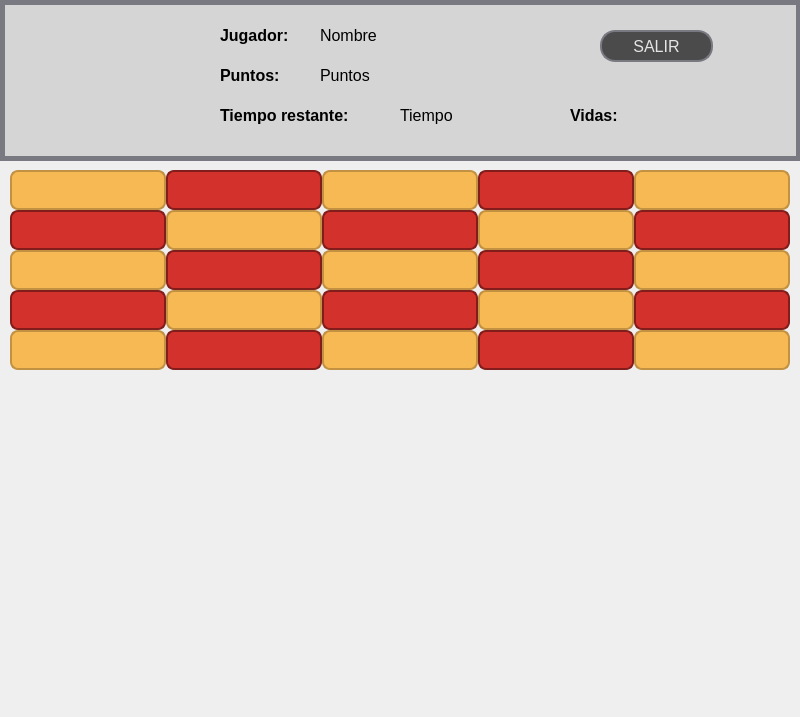
<?xml version="1.0" encoding="UTF-8"?>
<ui version="4.0">
 <class>MainWindow</class>
 <widget class="QMainWindow" name="MainWindow">
  <property name="geometry">
   <rect>
    <x>0</x>
    <y>0</y>
    <width>800</width>
    <height>717</height>
   </rect>
  </property>
  <property name="maximumSize">
   <size>
    <width>800</width>
    <height>717</height>
   </size>
  </property>
  <property name="font">
   <font>
    <family>MS Shell Dlg 2</family>
    <pointsize>12</pointsize>
    <weight>50</weight>
    <italic>false</italic>
    <bold>false</bold>
   </font>
  </property>
  <property name="windowTitle">
   <string>DCCubitos</string>
  </property>
  <property name="styleSheet">
   <string notr="true">font: 12pt &quot;MS Shell Dlg 2&quot;;</string>
  </property>
  <widget class="QWidget" name="centralwidget">
   <property name="autoFillBackground">
    <bool>false</bool>
   </property>
   <property name="styleSheet">
    <string notr="true"/>
   </property>
   <widget class="QWidget" name="barra_informacion" native="true">
    <property name="geometry">
     <rect>
      <x>0</x>
      <y>0</y>
      <width>801</width>
      <height>161</height>
     </rect>
    </property>
    <property name="focusPolicy">
     <enum>Qt::StrongFocus</enum>
    </property>
    <property name="contextMenuPolicy">
     <enum>Qt::DefaultContextMenu</enum>
    </property>
    <property name="styleSheet">
     <string notr="true">QWidget#barra_informacion{
background-color: rgb(213, 213, 213);
font: 15pt &quot;MS Shell Dlg 2&quot;;
border: 5px solid #797982;
}</string>
    </property>
    <widget class="QLabel" name="label_logo">
     <property name="geometry">
      <rect>
       <x>20</x>
       <y>30</y>
       <width>181</width>
       <height>91</height>
      </rect>
     </property>
     <property name="text">
      <string/>
     </property>
     <property name="pixmap">
      <pixmap>../Sprites/logo.png</pixmap>
     </property>
     <property name="scaledContents">
      <bool>true</bool>
     </property>
     <property name="textInteractionFlags">
      <set>Qt::LinksAccessibleByMouse|Qt::TextEditable</set>
     </property>
    </widget>
    <widget class="QPushButton" name="boton_salir">
     <property name="geometry">
      <rect>
       <x>600</x>
       <y>30</y>
       <width>113</width>
       <height>32</height>
      </rect>
     </property>
     <property name="styleSheet">
      <string notr="true">QPushButton#boton_salir{
background-color: rgb(75, 75, 75);
color: rgb(229, 229, 229);
font: 15pt &quot;MS Shell Dlg 2&quot;;
border: 2px solid #797982;
padding: 2px;
border-radius: 15px;
}

QPushButton#boton_salir:hover{
background-color: rgb(75, 75, 75);
color: rgb(0, 0, 0);
font: 15pt &quot;MS Shell Dlg 2&quot;;
border: 2px solid #797982;
padding: 2px;
border-radius: 15px;
}

QPushButton#boton_salir:pressed{
background-color: rgb(0, 0, 0);
color: rgb(229, 229, 229);
font: bold 15pt &quot;MS Shell Dlg 2&quot;;
border: 2px solid #4B4B4B;
padding: 2px;
border-radius: 15px;
}</string>
     </property>
     <property name="text">
      <string>SALIR</string>
     </property>
    </widget>
    <widget class="QLabel" name="label_nombre">
     <property name="geometry">
      <rect>
       <x>320</x>
       <y>20</y>
       <width>201</width>
       <height>31</height>
      </rect>
     </property>
     <property name="font">
      <font>
       <family>MS Shell Dlg 2</family>
       <pointsize>12</pointsize>
       <weight>50</weight>
       <italic>false</italic>
       <bold>false</bold>
      </font>
     </property>
     <property name="styleSheet">
      <string notr="true">font: 12pt &quot;MS Shell Dlg 2&quot;;</string>
     </property>
     <property name="text">
      <string>Nombre</string>
     </property>
     <property name="textInteractionFlags">
      <set>Qt::LinksAccessibleByMouse|Qt::TextEditable</set>
     </property>
    </widget>
    <widget class="QLabel" name="label_puntos">
     <property name="geometry">
      <rect>
       <x>320</x>
       <y>60</y>
       <width>241</width>
       <height>31</height>
      </rect>
     </property>
     <property name="font">
      <font>
       <family>MS Shell Dlg 2</family>
       <pointsize>12</pointsize>
       <weight>50</weight>
       <italic>false</italic>
       <bold>false</bold>
      </font>
     </property>
     <property name="text">
      <string>Puntos</string>
     </property>
     <property name="textFormat">
      <enum>Qt::AutoText</enum>
     </property>
     <property name="textInteractionFlags">
      <set>Qt::LinksAccessibleByMouse|Qt::TextEditable</set>
     </property>
    </widget>
    <widget class="QLabel" name="label_tiempo">
     <property name="geometry">
      <rect>
       <x>400</x>
       <y>100</y>
       <width>121</width>
       <height>31</height>
      </rect>
     </property>
     <property name="font">
      <font>
       <family>MS Shell Dlg 2</family>
       <pointsize>12</pointsize>
       <weight>50</weight>
       <italic>false</italic>
       <bold>false</bold>
      </font>
     </property>
     <property name="text">
      <string>Tiempo</string>
     </property>
     <property name="textInteractionFlags">
      <set>Qt::LinksAccessibleByMouse|Qt::TextEditable</set>
     </property>
    </widget>
    <widget class="QLabel" name="vida_2">
     <property name="geometry">
      <rect>
       <x>680</x>
       <y>100</y>
       <width>31</width>
       <height>31</height>
      </rect>
     </property>
     <property name="toolTipDuration">
      <number>2</number>
     </property>
     <property name="styleSheet">
      <string notr="true"/>
     </property>
     <property name="text">
      <string/>
     </property>
     <property name="pixmap">
      <pixmap>../Sprites/pelota.png</pixmap>
     </property>
     <property name="scaledContents">
      <bool>true</bool>
     </property>
     <property name="textInteractionFlags">
      <set>Qt::LinksAccessibleByMouse|Qt::TextEditable</set>
     </property>
    </widget>
    <widget class="QLabel" name="vida_3">
     <property name="geometry">
      <rect>
       <x>720</x>
       <y>100</y>
       <width>31</width>
       <height>31</height>
      </rect>
     </property>
     <property name="toolTipDuration">
      <number>2</number>
     </property>
     <property name="styleSheet">
      <string notr="true"/>
     </property>
     <property name="text">
      <string/>
     </property>
     <property name="pixmap">
      <pixmap>../Sprites/pelota.png</pixmap>
     </property>
     <property name="scaledContents">
      <bool>true</bool>
     </property>
     <property name="textInteractionFlags">
      <set>Qt::LinksAccessibleByMouse|Qt::TextEditable</set>
     </property>
    </widget>
    <widget class="QLabel" name="vida_1">
     <property name="geometry">
      <rect>
       <x>640</x>
       <y>100</y>
       <width>31</width>
       <height>31</height>
      </rect>
     </property>
     <property name="toolTipDuration">
      <number>2</number>
     </property>
     <property name="styleSheet">
      <string notr="true"/>
     </property>
     <property name="text">
      <string/>
     </property>
     <property name="pixmap">
      <pixmap>../Sprites/pelota.png</pixmap>
     </property>
     <property name="scaledContents">
      <bool>true</bool>
     </property>
     <property name="textInteractionFlags">
      <set>Qt::LinksAccessibleByMouse|Qt::TextEditable</set>
     </property>
    </widget>
    <widget class="QLabel" name="texto">
     <property name="geometry">
      <rect>
       <x>220</x>
       <y>20</y>
       <width>91</width>
       <height>31</height>
      </rect>
     </property>
     <property name="font">
      <font>
       <family>MS Shell Dlg 2</family>
       <pointsize>12</pointsize>
       <weight>75</weight>
       <italic>false</italic>
       <bold>true</bold>
      </font>
     </property>
     <property name="styleSheet">
      <string notr="true">font: bold 12pt &quot;MS Shell Dlg 2&quot;;
</string>
     </property>
     <property name="text">
      <string>Jugador:</string>
     </property>
     <property name="textInteractionFlags">
      <set>Qt::LinksAccessibleByMouse|Qt::TextEditable</set>
     </property>
    </widget>
    <widget class="QLabel" name="texto_2">
     <property name="geometry">
      <rect>
       <x>220</x>
       <y>60</y>
       <width>91</width>
       <height>31</height>
      </rect>
     </property>
     <property name="font">
      <font>
       <family>MS Shell Dlg 2</family>
       <pointsize>12</pointsize>
       <weight>75</weight>
       <italic>false</italic>
       <bold>true</bold>
      </font>
     </property>
     <property name="styleSheet">
      <string notr="true">font: bold 12pt &quot;MS Shell Dlg 2&quot;;
</string>
     </property>
     <property name="text">
      <string>Puntos:</string>
     </property>
     <property name="textInteractionFlags">
      <set>Qt::LinksAccessibleByMouse|Qt::TextEditable</set>
     </property>
    </widget>
    <widget class="QLabel" name="texto_3">
     <property name="geometry">
      <rect>
       <x>220</x>
       <y>100</y>
       <width>171</width>
       <height>31</height>
      </rect>
     </property>
     <property name="font">
      <font>
       <family>MS Shell Dlg 2</family>
       <pointsize>12</pointsize>
       <weight>75</weight>
       <italic>false</italic>
       <bold>true</bold>
      </font>
     </property>
     <property name="styleSheet">
      <string notr="true">font: bold 12pt &quot;MS Shell Dlg 2&quot;;
</string>
     </property>
     <property name="text">
      <string>Tiempo restante:</string>
     </property>
     <property name="textInteractionFlags">
      <set>Qt::LinksAccessibleByMouse|Qt::TextEditable</set>
     </property>
    </widget>
    <widget class="QLabel" name="texto_4">
     <property name="geometry">
      <rect>
       <x>570</x>
       <y>100</y>
       <width>71</width>
       <height>31</height>
      </rect>
     </property>
     <property name="font">
      <font>
       <family>MS Shell Dlg 2</family>
       <pointsize>12</pointsize>
       <weight>75</weight>
       <italic>false</italic>
       <bold>true</bold>
      </font>
     </property>
     <property name="styleSheet">
      <string notr="true">font: bold 12pt &quot;MS Shell Dlg 2&quot;;
</string>
     </property>
     <property name="text">
      <string>Vidas:</string>
     </property>
     <property name="textInteractionFlags">
      <set>Qt::LinksAccessibleByMouse|Qt::TextEditable</set>
     </property>
    </widget>
   </widget>
   <widget class="QLabel" name="fondo">
    <property name="geometry">
     <rect>
      <x>-20</x>
      <y>160</y>
      <width>841</width>
      <height>571</height>
     </rect>
    </property>
    <property name="text">
     <string/>
    </property>
    <property name="pixmap">
     <pixmap>../Sprites/fondo.png</pixmap>
    </property>
    <property name="scaledContents">
     <bool>true</bool>
    </property>
    <property name="alignment">
     <set>Qt::AlignCenter</set>
    </property>
   </widget>
   <widget class="QLabel" name="plataforma">
    <property name="geometry">
     <rect>
      <x>310</x>
      <y>650</y>
      <width>181</width>
      <height>31</height>
     </rect>
    </property>
    <property name="text">
     <string/>
    </property>
    <property name="pixmap">
     <pixmap>../Sprites/plataforma.png</pixmap>
    </property>
    <property name="scaledContents">
     <bool>true</bool>
    </property>
   </widget>
   <widget class="QLabel" name="pelota">
    <property name="geometry">
     <rect>
      <x>380</x>
      <y>610</y>
      <width>41</width>
      <height>41</height>
     </rect>
    </property>
    <property name="toolTipDuration">
     <number>2</number>
    </property>
    <property name="styleSheet">
     <string notr="true"/>
    </property>
    <property name="text">
     <string/>
    </property>
    <property name="pixmap">
     <pixmap>../Sprites/pelota.png</pixmap>
    </property>
    <property name="scaledContents">
     <bool>true</bool>
    </property>
    <property name="textInteractionFlags">
     <set>Qt::LinksAccessibleByMouse|Qt::TextEditable</set>
    </property>
   </widget>
   <widget class="QLabel" name="bloque_1">
    <property name="geometry">
     <rect>
      <x>10</x>
      <y>170</y>
      <width>156</width>
      <height>40</height>
     </rect>
    </property>
    <property name="maximumSize">
     <size>
      <width>156</width>
      <height>40</height>
     </size>
    </property>
    <property name="autoFillBackground">
     <bool>false</bool>
    </property>
    <property name="styleSheet">
     <string notr="true">border: 2px solid #c29141;
background-color: rgb(247, 185, 83);
padding: 2px;
border-radius: 8px;</string>
    </property>
    <property name="frameShape">
     <enum>QFrame::Box</enum>
    </property>
    <property name="frameShadow">
     <enum>QFrame::Raised</enum>
    </property>
    <property name="text">
     <string/>
    </property>
   </widget>
   <widget class="QLabel" name="bloque_2">
    <property name="geometry">
     <rect>
      <x>166</x>
      <y>170</y>
      <width>156</width>
      <height>40</height>
     </rect>
    </property>
    <property name="maximumSize">
     <size>
      <width>156</width>
      <height>40</height>
     </size>
    </property>
    <property name="autoFillBackground">
     <bool>false</bool>
    </property>
    <property name="styleSheet">
     <string notr="true">border: 2px solid #831d1b;
background-color: rgb(211, 49, 44);
padding: 2px;
border-radius: 8px;</string>
    </property>
    <property name="frameShape">
     <enum>QFrame::Box</enum>
    </property>
    <property name="frameShadow">
     <enum>QFrame::Raised</enum>
    </property>
    <property name="text">
     <string/>
    </property>
   </widget>
   <widget class="QLabel" name="bloque_3">
    <property name="geometry">
     <rect>
      <x>322</x>
      <y>170</y>
      <width>156</width>
      <height>40</height>
     </rect>
    </property>
    <property name="maximumSize">
     <size>
      <width>156</width>
      <height>40</height>
     </size>
    </property>
    <property name="autoFillBackground">
     <bool>false</bool>
    </property>
    <property name="styleSheet">
     <string notr="true">border: 2px solid #c29141;
background-color: rgb(247, 185, 83);
padding: 2px;
border-radius: 8px;</string>
    </property>
    <property name="frameShape">
     <enum>QFrame::Box</enum>
    </property>
    <property name="frameShadow">
     <enum>QFrame::Raised</enum>
    </property>
    <property name="text">
     <string/>
    </property>
   </widget>
   <widget class="QLabel" name="bloque_4">
    <property name="geometry">
     <rect>
      <x>478</x>
      <y>170</y>
      <width>156</width>
      <height>40</height>
     </rect>
    </property>
    <property name="maximumSize">
     <size>
      <width>156</width>
      <height>40</height>
     </size>
    </property>
    <property name="autoFillBackground">
     <bool>false</bool>
    </property>
    <property name="styleSheet">
     <string notr="true">border: 2px solid #831d1b;
background-color: rgb(211, 49, 44);
padding: 2px;
border-radius: 8px;</string>
    </property>
    <property name="frameShape">
     <enum>QFrame::Box</enum>
    </property>
    <property name="frameShadow">
     <enum>QFrame::Raised</enum>
    </property>
    <property name="text">
     <string/>
    </property>
   </widget>
   <widget class="QLabel" name="bloque_5">
    <property name="geometry">
     <rect>
      <x>634</x>
      <y>170</y>
      <width>156</width>
      <height>40</height>
     </rect>
    </property>
    <property name="maximumSize">
     <size>
      <width>156</width>
      <height>40</height>
     </size>
    </property>
    <property name="autoFillBackground">
     <bool>false</bool>
    </property>
    <property name="styleSheet">
     <string notr="true">border: 2px solid #c29141;
background-color: rgb(247, 185, 83);
padding: 2px;
border-radius: 8px;</string>
    </property>
    <property name="frameShape">
     <enum>QFrame::Box</enum>
    </property>
    <property name="frameShadow">
     <enum>QFrame::Raised</enum>
    </property>
    <property name="text">
     <string/>
    </property>
   </widget>
   <widget class="QLabel" name="bloque_6">
    <property name="geometry">
     <rect>
      <x>10</x>
      <y>210</y>
      <width>156</width>
      <height>40</height>
     </rect>
    </property>
    <property name="maximumSize">
     <size>
      <width>156</width>
      <height>40</height>
     </size>
    </property>
    <property name="autoFillBackground">
     <bool>false</bool>
    </property>
    <property name="styleSheet">
     <string notr="true">border: 2px solid #831d1b;
background-color: rgb(211, 49, 44);
padding: 2px;
border-radius: 8px;</string>
    </property>
    <property name="frameShape">
     <enum>QFrame::Box</enum>
    </property>
    <property name="frameShadow">
     <enum>QFrame::Raised</enum>
    </property>
    <property name="text">
     <string/>
    </property>
   </widget>
   <widget class="QLabel" name="bloque_7">
    <property name="geometry">
     <rect>
      <x>166</x>
      <y>210</y>
      <width>156</width>
      <height>40</height>
     </rect>
    </property>
    <property name="maximumSize">
     <size>
      <width>156</width>
      <height>40</height>
     </size>
    </property>
    <property name="autoFillBackground">
     <bool>false</bool>
    </property>
    <property name="styleSheet">
     <string notr="true">border: 2px solid #c29141;
background-color: rgb(247, 185, 83);
padding: 2px;
border-radius: 8px;</string>
    </property>
    <property name="frameShape">
     <enum>QFrame::Box</enum>
    </property>
    <property name="frameShadow">
     <enum>QFrame::Raised</enum>
    </property>
    <property name="text">
     <string/>
    </property>
   </widget>
   <widget class="QLabel" name="bloque_8">
    <property name="geometry">
     <rect>
      <x>322</x>
      <y>210</y>
      <width>156</width>
      <height>40</height>
     </rect>
    </property>
    <property name="maximumSize">
     <size>
      <width>156</width>
      <height>40</height>
     </size>
    </property>
    <property name="autoFillBackground">
     <bool>false</bool>
    </property>
    <property name="styleSheet">
     <string notr="true">border: 2px solid #831d1b;
background-color: rgb(211, 49, 44);
padding: 2px;
border-radius: 8px;</string>
    </property>
    <property name="frameShape">
     <enum>QFrame::Box</enum>
    </property>
    <property name="frameShadow">
     <enum>QFrame::Raised</enum>
    </property>
    <property name="text">
     <string/>
    </property>
   </widget>
   <widget class="QLabel" name="bloque_9">
    <property name="geometry">
     <rect>
      <x>478</x>
      <y>210</y>
      <width>156</width>
      <height>40</height>
     </rect>
    </property>
    <property name="maximumSize">
     <size>
      <width>156</width>
      <height>40</height>
     </size>
    </property>
    <property name="autoFillBackground">
     <bool>false</bool>
    </property>
    <property name="styleSheet">
     <string notr="true">border: 2px solid #c29141;
background-color: rgb(247, 185, 83);
padding: 2px;
border-radius: 8px;</string>
    </property>
    <property name="frameShape">
     <enum>QFrame::Box</enum>
    </property>
    <property name="frameShadow">
     <enum>QFrame::Raised</enum>
    </property>
    <property name="text">
     <string/>
    </property>
   </widget>
   <widget class="QLabel" name="bloque_10">
    <property name="geometry">
     <rect>
      <x>634</x>
      <y>210</y>
      <width>156</width>
      <height>40</height>
     </rect>
    </property>
    <property name="maximumSize">
     <size>
      <width>156</width>
      <height>40</height>
     </size>
    </property>
    <property name="autoFillBackground">
     <bool>false</bool>
    </property>
    <property name="styleSheet">
     <string notr="true">border: 2px solid #831d1b;
background-color: rgb(211, 49, 44);
padding: 2px;
border-radius: 8px;</string>
    </property>
    <property name="frameShape">
     <enum>QFrame::Box</enum>
    </property>
    <property name="frameShadow">
     <enum>QFrame::Raised</enum>
    </property>
    <property name="text">
     <string/>
    </property>
   </widget>
   <widget class="QLabel" name="bloque_11">
    <property name="geometry">
     <rect>
      <x>10</x>
      <y>250</y>
      <width>156</width>
      <height>40</height>
     </rect>
    </property>
    <property name="maximumSize">
     <size>
      <width>156</width>
      <height>40</height>
     </size>
    </property>
    <property name="autoFillBackground">
     <bool>false</bool>
    </property>
    <property name="styleSheet">
     <string notr="true">border: 2px solid #c29141;
background-color: rgb(247, 185, 83);
padding: 2px;
border-radius: 8px;</string>
    </property>
    <property name="frameShape">
     <enum>QFrame::Box</enum>
    </property>
    <property name="frameShadow">
     <enum>QFrame::Raised</enum>
    </property>
    <property name="text">
     <string/>
    </property>
   </widget>
   <widget class="QLabel" name="bloque_13">
    <property name="geometry">
     <rect>
      <x>322</x>
      <y>250</y>
      <width>156</width>
      <height>40</height>
     </rect>
    </property>
    <property name="maximumSize">
     <size>
      <width>156</width>
      <height>40</height>
     </size>
    </property>
    <property name="autoFillBackground">
     <bool>false</bool>
    </property>
    <property name="styleSheet">
     <string notr="true">border: 2px solid #c29141;
background-color: rgb(247, 185, 83);
padding: 2px;
border-radius: 8px;</string>
    </property>
    <property name="frameShape">
     <enum>QFrame::Box</enum>
    </property>
    <property name="frameShadow">
     <enum>QFrame::Raised</enum>
    </property>
    <property name="text">
     <string/>
    </property>
   </widget>
   <widget class="QLabel" name="bloque_19">
    <property name="geometry">
     <rect>
      <x>478</x>
      <y>290</y>
      <width>156</width>
      <height>40</height>
     </rect>
    </property>
    <property name="maximumSize">
     <size>
      <width>156</width>
      <height>40</height>
     </size>
    </property>
    <property name="autoFillBackground">
     <bool>false</bool>
    </property>
    <property name="styleSheet">
     <string notr="true">border: 2px solid #c29141;
background-color: rgb(247, 185, 83);
padding: 2px;
border-radius: 8px;</string>
    </property>
    <property name="frameShape">
     <enum>QFrame::Box</enum>
    </property>
    <property name="frameShadow">
     <enum>QFrame::Raised</enum>
    </property>
    <property name="text">
     <string/>
    </property>
   </widget>
   <widget class="QLabel" name="bloque_14">
    <property name="geometry">
     <rect>
      <x>478</x>
      <y>250</y>
      <width>156</width>
      <height>40</height>
     </rect>
    </property>
    <property name="maximumSize">
     <size>
      <width>156</width>
      <height>40</height>
     </size>
    </property>
    <property name="autoFillBackground">
     <bool>false</bool>
    </property>
    <property name="styleSheet">
     <string notr="true">border: 2px solid #831d1b;
background-color: rgb(211, 49, 44);
padding: 2px;
border-radius: 8px;</string>
    </property>
    <property name="frameShape">
     <enum>QFrame::Box</enum>
    </property>
    <property name="frameShadow">
     <enum>QFrame::Raised</enum>
    </property>
    <property name="text">
     <string/>
    </property>
   </widget>
   <widget class="QLabel" name="bloque_18">
    <property name="geometry">
     <rect>
      <x>322</x>
      <y>290</y>
      <width>156</width>
      <height>40</height>
     </rect>
    </property>
    <property name="maximumSize">
     <size>
      <width>156</width>
      <height>40</height>
     </size>
    </property>
    <property name="autoFillBackground">
     <bool>false</bool>
    </property>
    <property name="styleSheet">
     <string notr="true">border: 2px solid #831d1b;
background-color: rgb(211, 49, 44);
padding: 2px;
border-radius: 8px;</string>
    </property>
    <property name="frameShape">
     <enum>QFrame::Box</enum>
    </property>
    <property name="frameShadow">
     <enum>QFrame::Raised</enum>
    </property>
    <property name="text">
     <string/>
    </property>
   </widget>
   <widget class="QLabel" name="bloque_12">
    <property name="geometry">
     <rect>
      <x>166</x>
      <y>250</y>
      <width>156</width>
      <height>40</height>
     </rect>
    </property>
    <property name="maximumSize">
     <size>
      <width>156</width>
      <height>40</height>
     </size>
    </property>
    <property name="autoFillBackground">
     <bool>false</bool>
    </property>
    <property name="styleSheet">
     <string notr="true">border: 2px solid #831d1b;
background-color: rgb(211, 49, 44);
padding: 2px;
border-radius: 8px;</string>
    </property>
    <property name="frameShape">
     <enum>QFrame::Box</enum>
    </property>
    <property name="frameShadow">
     <enum>QFrame::Raised</enum>
    </property>
    <property name="text">
     <string/>
    </property>
   </widget>
   <widget class="QLabel" name="bloque_16">
    <property name="geometry">
     <rect>
      <x>10</x>
      <y>290</y>
      <width>156</width>
      <height>40</height>
     </rect>
    </property>
    <property name="maximumSize">
     <size>
      <width>156</width>
      <height>40</height>
     </size>
    </property>
    <property name="autoFillBackground">
     <bool>false</bool>
    </property>
    <property name="styleSheet">
     <string notr="true">border: 2px solid #831d1b;
background-color: rgb(211, 49, 44);
padding: 2px;
border-radius: 8px;</string>
    </property>
    <property name="frameShape">
     <enum>QFrame::Box</enum>
    </property>
    <property name="frameShadow">
     <enum>QFrame::Raised</enum>
    </property>
    <property name="text">
     <string/>
    </property>
   </widget>
   <widget class="QLabel" name="bloque_15">
    <property name="geometry">
     <rect>
      <x>634</x>
      <y>250</y>
      <width>156</width>
      <height>40</height>
     </rect>
    </property>
    <property name="maximumSize">
     <size>
      <width>156</width>
      <height>40</height>
     </size>
    </property>
    <property name="autoFillBackground">
     <bool>false</bool>
    </property>
    <property name="styleSheet">
     <string notr="true">border: 2px solid #c29141;
background-color: rgb(247, 185, 83);
padding: 2px;
border-radius: 8px;</string>
    </property>
    <property name="frameShape">
     <enum>QFrame::Box</enum>
    </property>
    <property name="frameShadow">
     <enum>QFrame::Raised</enum>
    </property>
    <property name="text">
     <string/>
    </property>
   </widget>
   <widget class="QLabel" name="bloque_17">
    <property name="geometry">
     <rect>
      <x>166</x>
      <y>290</y>
      <width>156</width>
      <height>40</height>
     </rect>
    </property>
    <property name="maximumSize">
     <size>
      <width>156</width>
      <height>40</height>
     </size>
    </property>
    <property name="autoFillBackground">
     <bool>false</bool>
    </property>
    <property name="styleSheet">
     <string notr="true">border: 2px solid #c29141;
background-color: rgb(247, 185, 83);
padding: 2px;
border-radius: 8px;</string>
    </property>
    <property name="frameShape">
     <enum>QFrame::Box</enum>
    </property>
    <property name="frameShadow">
     <enum>QFrame::Raised</enum>
    </property>
    <property name="text">
     <string/>
    </property>
   </widget>
   <widget class="QLabel" name="bloque_20">
    <property name="geometry">
     <rect>
      <x>634</x>
      <y>290</y>
      <width>156</width>
      <height>40</height>
     </rect>
    </property>
    <property name="maximumSize">
     <size>
      <width>156</width>
      <height>40</height>
     </size>
    </property>
    <property name="autoFillBackground">
     <bool>false</bool>
    </property>
    <property name="styleSheet">
     <string notr="true">border: 2px solid #831d1b;
background-color: rgb(211, 49, 44);
padding: 2px;
border-radius: 8px;</string>
    </property>
    <property name="frameShape">
     <enum>QFrame::Box</enum>
    </property>
    <property name="frameShadow">
     <enum>QFrame::Raised</enum>
    </property>
    <property name="text">
     <string/>
    </property>
   </widget>
   <widget class="QLabel" name="bloque_21">
    <property name="geometry">
     <rect>
      <x>10</x>
      <y>330</y>
      <width>156</width>
      <height>40</height>
     </rect>
    </property>
    <property name="maximumSize">
     <size>
      <width>156</width>
      <height>40</height>
     </size>
    </property>
    <property name="autoFillBackground">
     <bool>false</bool>
    </property>
    <property name="styleSheet">
     <string notr="true">border: 2px solid #c29141;
background-color: rgb(247, 185, 83);
padding: 2px;
border-radius: 8px;</string>
    </property>
    <property name="frameShape">
     <enum>QFrame::Box</enum>
    </property>
    <property name="frameShadow">
     <enum>QFrame::Raised</enum>
    </property>
    <property name="text">
     <string/>
    </property>
   </widget>
   <widget class="QLabel" name="bloque_23">
    <property name="geometry">
     <rect>
      <x>322</x>
      <y>330</y>
      <width>156</width>
      <height>40</height>
     </rect>
    </property>
    <property name="maximumSize">
     <size>
      <width>156</width>
      <height>40</height>
     </size>
    </property>
    <property name="autoFillBackground">
     <bool>false</bool>
    </property>
    <property name="styleSheet">
     <string notr="true">border: 2px solid #c29141;
background-color: rgb(247, 185, 83);
padding: 2px;
border-radius: 8px;</string>
    </property>
    <property name="frameShape">
     <enum>QFrame::Box</enum>
    </property>
    <property name="frameShadow">
     <enum>QFrame::Raised</enum>
    </property>
    <property name="text">
     <string/>
    </property>
   </widget>
   <widget class="QLabel" name="bloque_24">
    <property name="geometry">
     <rect>
      <x>478</x>
      <y>330</y>
      <width>156</width>
      <height>40</height>
     </rect>
    </property>
    <property name="maximumSize">
     <size>
      <width>156</width>
      <height>40</height>
     </size>
    </property>
    <property name="autoFillBackground">
     <bool>false</bool>
    </property>
    <property name="styleSheet">
     <string notr="true">border: 2px solid #831d1b;
background-color: rgb(211, 49, 44);
padding: 2px;
border-radius: 8px;</string>
    </property>
    <property name="frameShape">
     <enum>QFrame::Box</enum>
    </property>
    <property name="frameShadow">
     <enum>QFrame::Raised</enum>
    </property>
    <property name="text">
     <string/>
    </property>
   </widget>
   <widget class="QLabel" name="bloque_22">
    <property name="geometry">
     <rect>
      <x>166</x>
      <y>330</y>
      <width>156</width>
      <height>40</height>
     </rect>
    </property>
    <property name="maximumSize">
     <size>
      <width>156</width>
      <height>40</height>
     </size>
    </property>
    <property name="autoFillBackground">
     <bool>false</bool>
    </property>
    <property name="styleSheet">
     <string notr="true">border: 2px solid #831d1b;
background-color: rgb(211, 49, 44);
padding: 2px;
border-radius: 8px;</string>
    </property>
    <property name="frameShape">
     <enum>QFrame::Box</enum>
    </property>
    <property name="frameShadow">
     <enum>QFrame::Raised</enum>
    </property>
    <property name="text">
     <string/>
    </property>
   </widget>
   <widget class="QLabel" name="bloque_25">
    <property name="geometry">
     <rect>
      <x>634</x>
      <y>330</y>
      <width>156</width>
      <height>40</height>
     </rect>
    </property>
    <property name="maximumSize">
     <size>
      <width>156</width>
      <height>40</height>
     </size>
    </property>
    <property name="autoFillBackground">
     <bool>false</bool>
    </property>
    <property name="styleSheet">
     <string notr="true">border: 2px solid #c29141;
background-color: rgb(247, 185, 83);
padding: 2px;
border-radius: 8px;</string>
    </property>
    <property name="frameShape">
     <enum>QFrame::Box</enum>
    </property>
    <property name="frameShadow">
     <enum>QFrame::Raised</enum>
    </property>
    <property name="text">
     <string/>
    </property>
   </widget>
   <zorder>fondo</zorder>
   <zorder>barra_informacion</zorder>
   <zorder>plataforma</zorder>
   <zorder>bloque_1</zorder>
   <zorder>bloque_2</zorder>
   <zorder>bloque_3</zorder>
   <zorder>bloque_4</zorder>
   <zorder>bloque_5</zorder>
   <zorder>bloque_6</zorder>
   <zorder>bloque_7</zorder>
   <zorder>bloque_8</zorder>
   <zorder>bloque_9</zorder>
   <zorder>bloque_10</zorder>
   <zorder>bloque_11</zorder>
   <zorder>bloque_13</zorder>
   <zorder>bloque_19</zorder>
   <zorder>bloque_14</zorder>
   <zorder>bloque_18</zorder>
   <zorder>bloque_12</zorder>
   <zorder>bloque_16</zorder>
   <zorder>bloque_15</zorder>
   <zorder>bloque_17</zorder>
   <zorder>bloque_20</zorder>
   <zorder>bloque_21</zorder>
   <zorder>bloque_23</zorder>
   <zorder>bloque_24</zorder>
   <zorder>bloque_22</zorder>
   <zorder>bloque_25</zorder>
   <zorder>pelota</zorder>
  </widget>
 </widget>
 <resources/>
 <connections/>
</ui>
